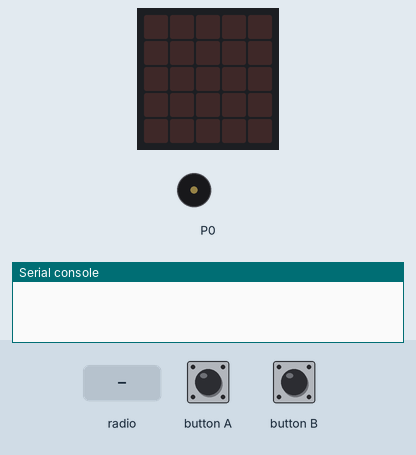
Recording of a program running on a simulated BBC micro:bit running MicroPython. On the bench: the board's 5×5 LED display, buzzer (waves = sounding), the last lines printed to the serial console. The test bench sets the inputs (shaded band). No radio messages arrive unless stated (any console line starting 'radio sent:' is added by the test bench).

Above: at 1.2 s.
1.3 s: button A pressed for 0.15 s
At 2.3 s:
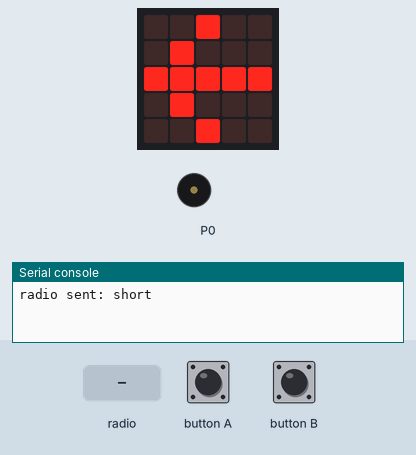
2.9 s: button B pressed for 0.15 s
At 4.0 s:
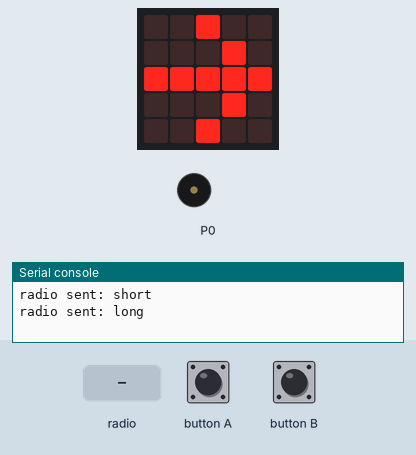
4.5 s: radio message "short" arrives
At 5.1 s:
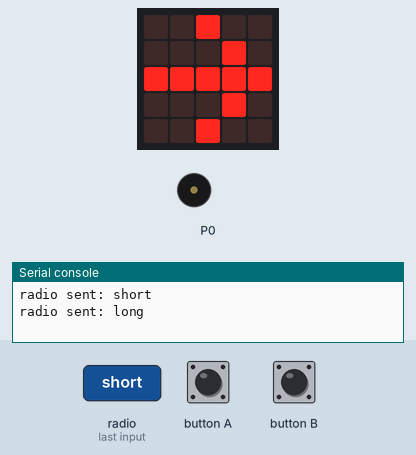
6.1 s: button A pressed for 1 s
At 7.1 s:
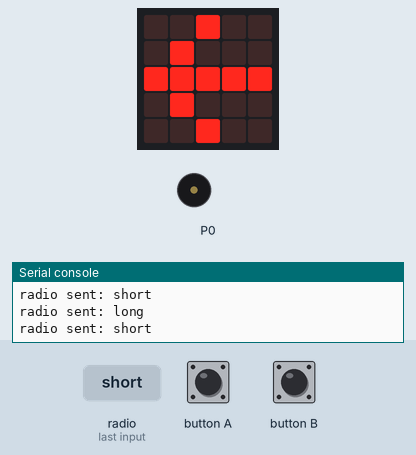
8.6 s: radio message "long" arrives
At 8.78 s:
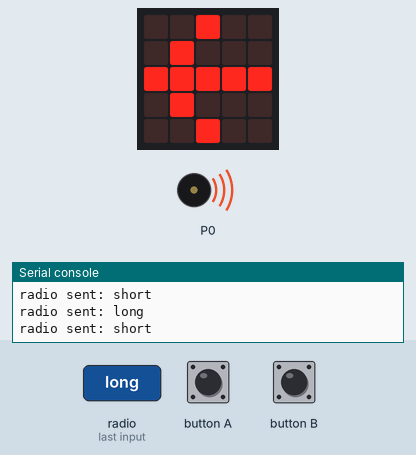
10.4 s: button B pressed for 1 s
At 10.8 s:
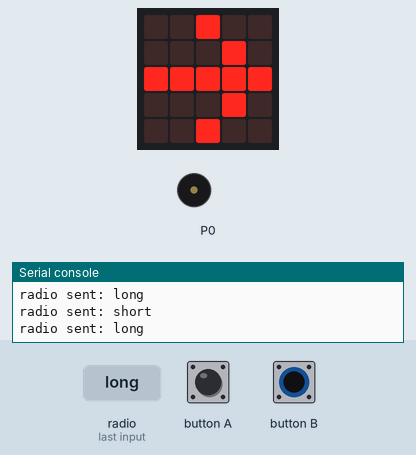
Timing chart, 0 to 13.4 s (numbered marks = the images above; inputs shaded):
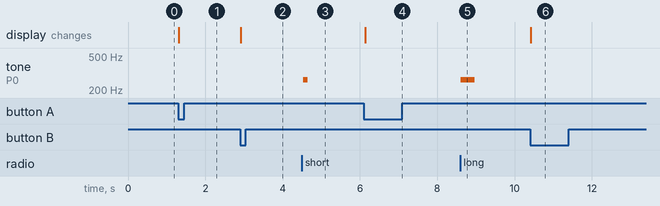

Measured:
- after the input at 1.3 s, the display: changes at once (image 1)
- after the input at 2.9 s, the display: changes at once (image 2)
- after the input at 4.5 s, tone on P0: silent → 262 Hz at once, → silent 0.12 s later
- after the input at 6.1 s, the display: changes at once (image 4)
- after the input at 8.6 s, tone on P0: silent → 262 Hz at once, → silent 0.36 s later
- after the input at 10.4 s, the display: changes at once (image 6)

The program:

main.py
```python
from microbit import *
import music
import radio

radio.reset()
radio.config(group=1)
radio.on()

while True:
    sleep(50)
    msg = radio.receive()
    if msg is not None:
        if msg == "short":
            music.play("c4:1", wait=False)
        elif msg == "long":
            music.play("c4:3", wait=False)

    a_pressed = button_a.was_pressed()
    b_pressed = button_b.was_pressed()
    if a_pressed and b_pressed:
        radio.send("end")
    elif a_pressed:
        display.show(Image.ARROW_W)
        radio.send("short")
    elif b_pressed:
        display.show(Image.ARROW_E)
        radio.send("long")
```
